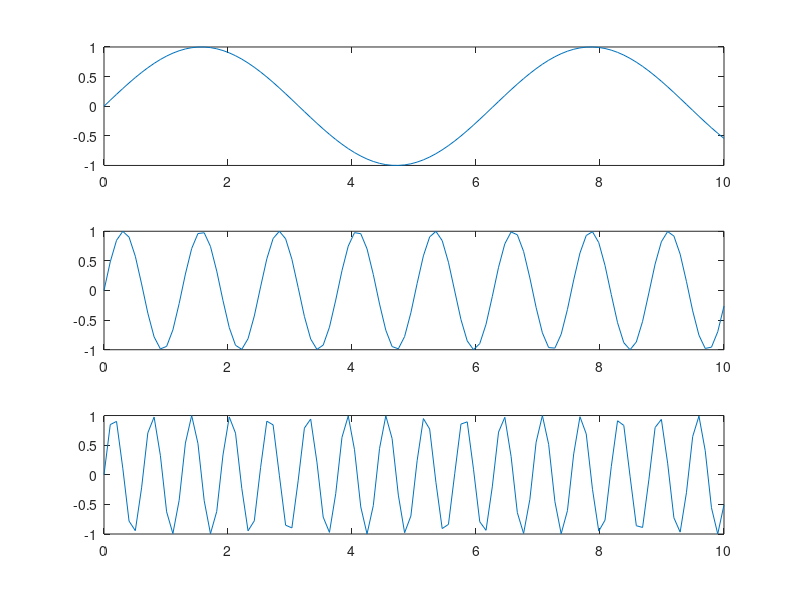

Write the MATLAB code that produced this figure.
# CODE 16:
# Create a script using subplot for a line plotting operation

x = linspace(0, 10)
subplot(3, 1, 1)
plot(x, sin(x))

subplot(3, 1, 2)
plot(x, sin( 5 * x))

subplot(3, 1, 3)
plot(x, sin(10 * x))